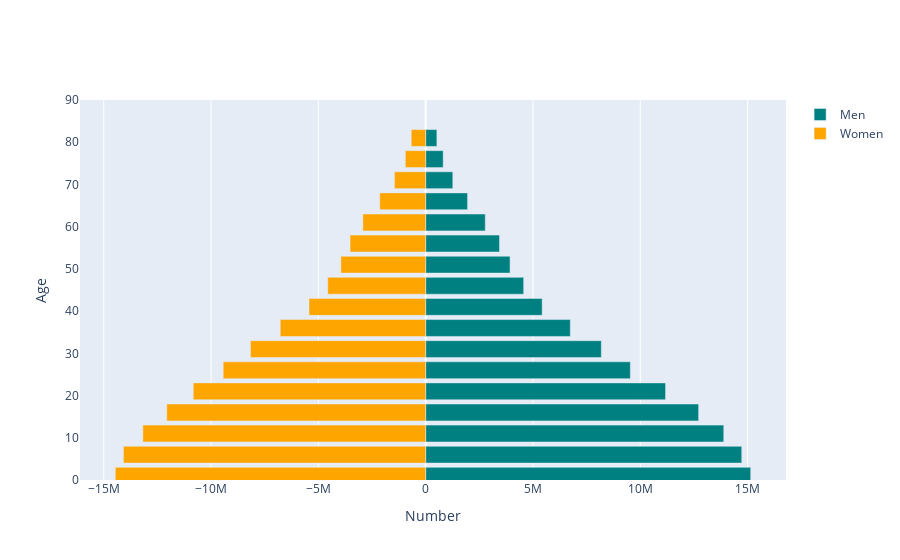

Notebook cell for this chart:
### Code cell
bins = [go.Bar(x = pakistan.loc[str(year),:].filter(regex="Male").values,
               y = [int(s[:2])+1 for s in age_ranges],
               orientation='h',
               name='Men',
               marker=dict(color='teal'),
               hoverinfo='skip'
               ),

        go.Bar(x = -pakistan.loc[str(year),:].filter(regex="Female").values,
               y=[int(s[:2])+1 for s in age_ranges],
               orientation='h',
               name='Women',
               marker=dict(color='orange'),
               hoverinfo='skip',
               )
        ]
py.iplot(dict(data=bins, layout=layout))

### Figure 1 — Plotly figure (JSON) as saved in the notebook; plotly's stock layout.template omitted (floating-point values rounded to 4 significant figures)
{"data": [{"hoverinfo": "skip", "marker": {"color": "teal"}, "name": "Men", "orientation": "h", "type": "bar", "x": [15144169, 14727058, 13888882, 12718304, 11177371, 9535810, 8184077, 6738389, 5428405, 4566557, 3932453, 3440922, 2777360, 1952237, 1264629, 816744, 522481], "y": [1, 6, 11, 16, 21, 26, 31, 36, 41, 46, 51, 56, 61, 66, 71, 76, 81]}, {"hoverinfo": "skip", "marker": {"color": "orange"}, "name": "Women", "orientation": "h", "type": "bar", "x": [-14460310, -14082671, -13177085, -12061787, -10827801, -9432685, -8160090, -6775502, -5434848, -4562117, -3950483, -3521795, -2926742, -2139162, -1453908, -947722, -671558], "y": [1, 6, 11, 16, 21, 26, 31, 36, 41, 46, 51, 56, 61, 66, 71, 76, 81]}], "layout": {"autosize": true, "barmode": "overlay", "xaxis": {"autorange": true, "range": [-16110000.0, 16790000.0], "title": {"text": "Number"}, "type": "linear"}, "yaxis": {"range": [0, 90], "title": {"text": "Age"}, "type": "linear"}}}
